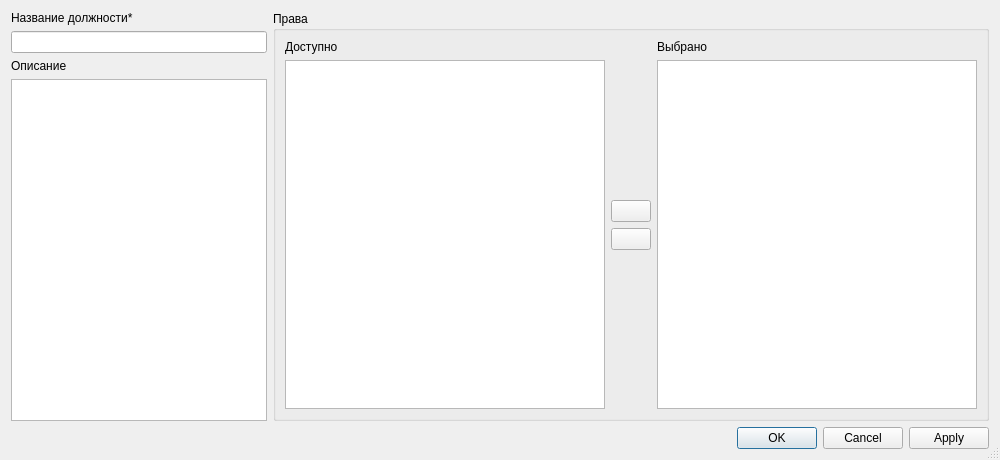
<?xml version="1.0" encoding="UTF-8"?>
<ui version="4.0">
 <class>PostCreationWindow</class>
 <widget class="QDialog" name="PostCreationWindow">
  <property name="geometry">
   <rect>
    <x>0</x>
    <y>0</y>
    <width>1000</width>
    <height>460</height>
   </rect>
  </property>
  <property name="minimumSize">
   <size>
    <width>1000</width>
    <height>460</height>
   </size>
  </property>
  <property name="windowTitle">
   <string>IESAA | Создание должности</string>
  </property>
  <property name="sizeGripEnabled">
   <bool>true</bool>
  </property>
  <layout class="QVBoxLayout" name="verticalLayout_5">
   <item>
    <layout class="QHBoxLayout" name="horizontalLayout_2">
     <item>
      <layout class="QVBoxLayout" name="verticalLayout">
       <item>
        <widget class="QLabel" name="label">
         <property name="text">
          <string>Название должности*</string>
         </property>
        </widget>
       </item>
       <item>
        <widget class="QLineEdit" name="lineEdit"/>
       </item>
       <item>
        <widget class="QLabel" name="label_2">
         <property name="text">
          <string>Описание</string>
         </property>
        </widget>
       </item>
       <item>
        <widget class="QTextEdit" name="textEdit">
         <property name="sizePolicy">
          <sizepolicy hsizetype="Expanding" vsizetype="Expanding">
           <horstretch>0</horstretch>
           <verstretch>0</verstretch>
          </sizepolicy>
         </property>
        </widget>
       </item>
      </layout>
     </item>
     <item>
      <widget class="QGroupBox" name="groupBox">
       <property name="sizePolicy">
        <sizepolicy hsizetype="Expanding" vsizetype="Expanding">
         <horstretch>1</horstretch>
         <verstretch>0</verstretch>
        </sizepolicy>
       </property>
       <property name="title">
        <string>Права</string>
       </property>
       <layout class="QHBoxLayout" name="horizontalLayout">
        <item>
         <layout class="QVBoxLayout" name="verticalLayout_3">
          <item>
           <widget class="QLabel" name="label_3">
            <property name="text">
             <string>Доступно</string>
            </property>
           </widget>
          </item>
          <item>
           <widget class="QListWidget" name="listWidget">
            <property name="alternatingRowColors">
             <bool>true</bool>
            </property>
            <property name="selectionMode">
             <enum>QAbstractItemView::ExtendedSelection</enum>
            </property>
           </widget>
          </item>
         </layout>
        </item>
        <item>
         <layout class="QVBoxLayout" name="verticalLayout_2">
          <item>
           <spacer name="verticalSpacer_2">
            <property name="orientation">
             <enum>Qt::Vertical</enum>
            </property>
            <property name="sizeHint" stdset="0">
             <size>
              <width>20</width>
              <height>40</height>
             </size>
            </property>
           </spacer>
          </item>
          <item>
           <widget class="QPushButton" name="pushButton">
            <property name="icon">
             <iconset resource="../res/Res.qrc">
              <normaloff>:/icons/black/ArrowToRight</normaloff>:/icons/black/ArrowToRight</iconset>
            </property>
           </widget>
          </item>
          <item>
           <widget class="QPushButton" name="pushButton_2">
            <property name="icon">
             <iconset resource="../res/Res.qrc">
              <normaloff>:/icons/black/ArrowToLeft</normaloff>:/icons/black/ArrowToLeft</iconset>
            </property>
           </widget>
          </item>
          <item>
           <spacer name="verticalSpacer">
            <property name="orientation">
             <enum>Qt::Vertical</enum>
            </property>
            <property name="sizeHint" stdset="0">
             <size>
              <width>20</width>
              <height>40</height>
             </size>
            </property>
           </spacer>
          </item>
         </layout>
        </item>
        <item>
         <layout class="QVBoxLayout" name="verticalLayout_4">
          <item>
           <widget class="QLabel" name="label_4">
            <property name="text">
             <string>Выбрано</string>
            </property>
           </widget>
          </item>
          <item>
           <widget class="QListWidget" name="listWidget_3">
            <property name="alternatingRowColors">
             <bool>true</bool>
            </property>
            <property name="selectionMode">
             <enum>QAbstractItemView::ExtendedSelection</enum>
            </property>
           </widget>
          </item>
         </layout>
        </item>
       </layout>
      </widget>
     </item>
    </layout>
   </item>
   <item>
    <widget class="QDialogButtonBox" name="buttonBox">
     <property name="standardButtons">
      <set>QDialogButtonBox::Apply|QDialogButtonBox::Cancel|QDialogButtonBox::Ok</set>
     </property>
    </widget>
   </item>
  </layout>
 </widget>
 <resources>
  <include location="../res/Res.qrc"/>
 </resources>
 <connections>
  <connection>
   <sender>buttonBox</sender>
   <signal>accepted()</signal>
   <receiver>PostCreationWindow</receiver>
   <slot>accept()</slot>
   <hints>
    <hint type="sourcelabel">
     <x>248</x>
     <y>254</y>
    </hint>
    <hint type="destinationlabel">
     <x>157</x>
     <y>274</y>
    </hint>
   </hints>
  </connection>
  <connection>
   <sender>buttonBox</sender>
   <signal>rejected()</signal>
   <receiver>PostCreationWindow</receiver>
   <slot>reject()</slot>
   <hints>
    <hint type="sourcelabel">
     <x>316</x>
     <y>260</y>
    </hint>
    <hint type="destinationlabel">
     <x>286</x>
     <y>274</y>
    </hint>
   </hints>
  </connection>
 </connections>
</ui>
